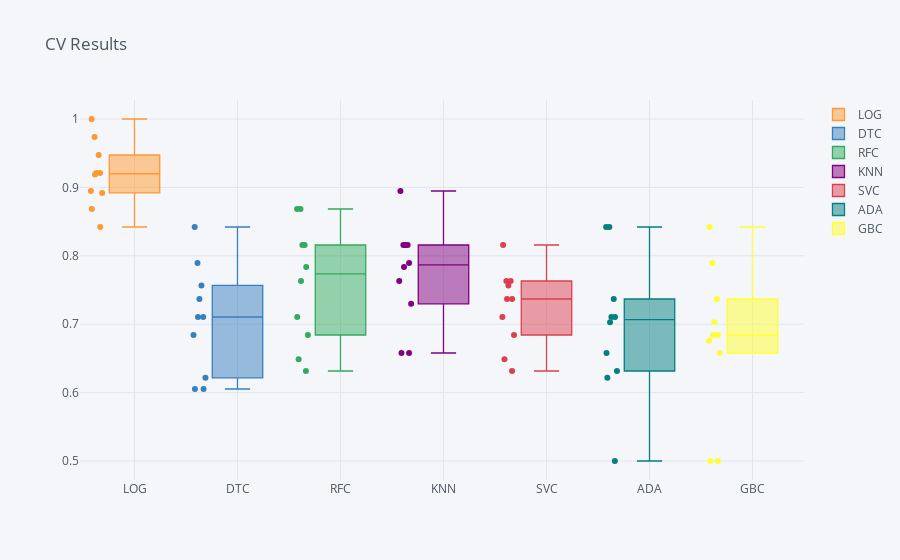
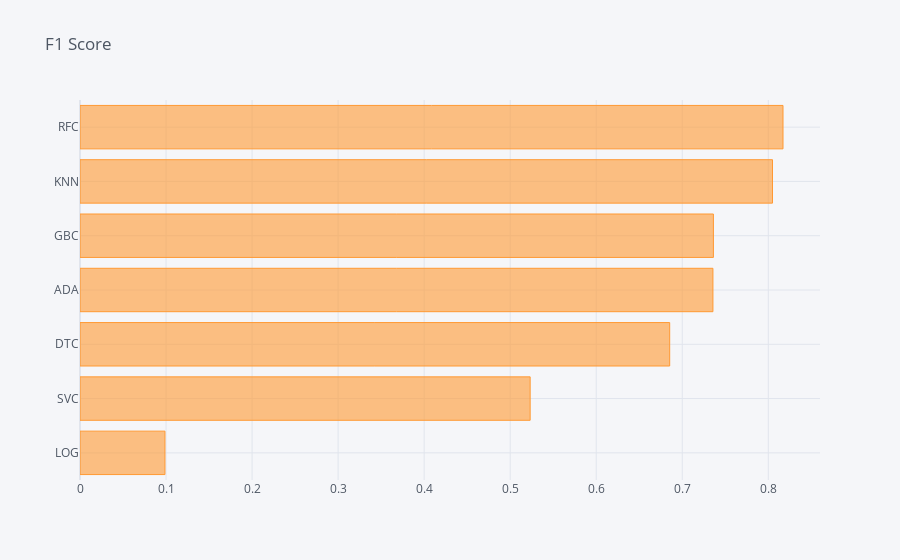
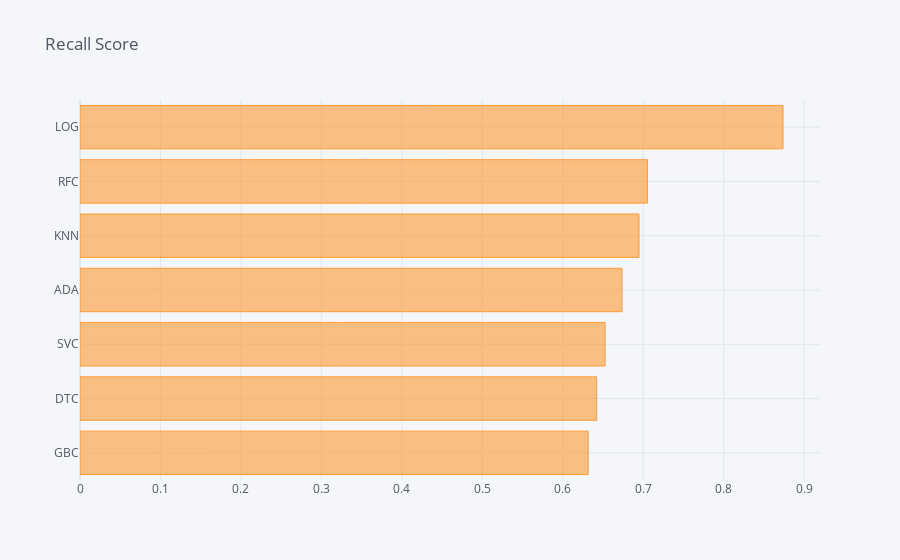
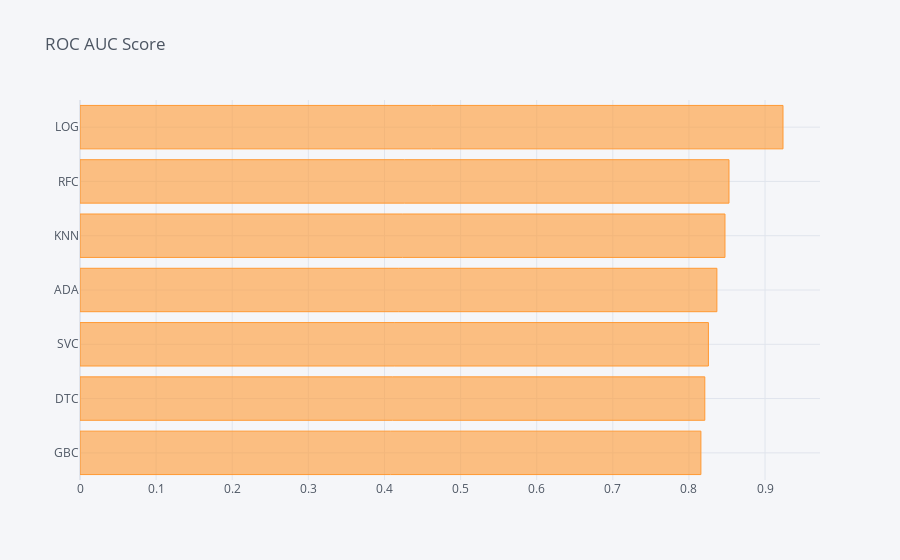

The code cell stored with these charts, in order, in its notebook:
### Markdown cell above
### 3.1.2 Model Selection with Overall Train-Test Scores

### Code cell
transformer = ColumnTransformer([("ohe", OneHotEncoder(drop="if_binary"), X_categorical.columns),
                                 ("scaler", StandardScaler(), X_numerical.columns)], 
                                 remainder="passthrough")


models = []
models.append(("LOG", LogisticRegression(class_weight="balanced", random_state=42)))
models.append(("DTC", DecisionTreeClassifier(class_weight="balanced", random_state=42)))
models.append(("RFC", RandomForestClassifier(class_weight="balanced", random_state=42)))
models.append(("KNN", KNeighborsClassifier()))
models.append(("SVC", SVC(class_weight="balanced", random_state=42)))
models.append(("ADA", AdaBoostClassifier(random_state=42)))
models.append(("GBC", GradientBoostingClassifier(random_state=42)))
# evaluate each model in turn

results = []
names = []
f1_scores = []
recall_scores = []
roc_auc_scores = []


for name, model in models:
    pipe = Pipeline([("transformer", transformer),
                     ("model", model)])
    kfold = StratifiedKFold(n_splits=10, random_state=42, shuffle=True)
    cv_results = cross_val_score(pipe, X_train, y_train, cv=kfold, scoring="recall")
    
    results.append(cv_results)
    names.append(name)
    
    print(f"{name}: {round(cv_results.mean(), 4)}")

    y_pred = pipe.fit(X_train, y_train).predict(X_test)
    
    f1_scores.append(f1_score(y_test, y_pred))
    recall_scores.append(recall_score(y_test, y_pred))
    roc_auc_scores.append(roc_auc_score(y_test, y_pred))
    
    

result_df = pd.DataFrame(results, columns=[i for i in range(1, 11)], index=names).T
result_df.iplot(kind="box", boxpoints="all", title="CV Results")

compare = pd.DataFrame({"F1": f1_scores,
                        "Recall": recall_scores,
                        "ROC AUC": roc_auc_scores
                       }, index=names)

for score in compare.columns:
    compare[score].sort_values().iplot(kind="barh", title=f"{score} Score")
    
compare

### Figure 1 — Plotly figure (JSON) as saved in the notebook; plotly's stock layout.template omitted (floating-point values rounded to 4 significant figures)
{"data": [{"boxpoints": "all", "line": {"width": 1.3}, "marker": {"color": "rgba(255, 153, 51, 1.0)"}, "name": "LOG", "orientation": "v", "type": "box", "y": [0.8919, 0.9189, 0.9474, 0.8684, 0.8947, 0.8421, 0.9211, 0.9737, 0.9211, 1]}, {"boxpoints": "all", "line": {"width": 1.3}, "marker": {"color": "rgba(55, 128, 191, 1.0)"}, "name": "DTC", "orientation": "v", "type": "box", "y": [0.7568, 0.6216, 0.7368, 0.7105, 0.6053, 0.6053, 0.6842, 0.8421, 0.7895, 0.7105]}, {"boxpoints": "all", "line": {"width": 1.3}, "marker": {"color": "rgba(50, 171, 96, 1.0)"}, "name": "RFC", "orientation": "v", "type": "box", "y": [0.7838, 0.6486, 0.7632, 0.8158, 0.6842, 0.6316, 0.7105, 0.8684, 0.8158, 0.8684]}, {"boxpoints": "all", "line": {"width": 1.3}, "marker": {"color": "rgba(128, 0, 128, 1.0)"}, "name": "KNN", "orientation": "v", "type": "box", "y": [0.7838, 0.7297, 0.7895, 0.8158, 0.6579, 0.6579, 0.7632, 0.8947, 0.8158, 0.8158]}, {"boxpoints": "all", "line": {"width": 1.3}, "marker": {"color": "rgba(219, 64, 82, 1.0)"}, "name": "SVC", "orientation": "v", "type": "box", "y": [0.7568, 0.6486, 0.7632, 0.7105, 0.6842, 0.6316, 0.7368, 0.8158, 0.7368, 0.7632]}, {"boxpoints": "all", "line": {"width": 1.3}, "marker": {"color": "rgba(0, 128, 128, 1.0)"}, "name": "ADA", "orientation": "v", "type": "box", "y": [0.7027, 0.6216, 0.6316, 0.7105, 0.5, 0.6579, 0.7368, 0.8421, 0.7105, 0.8421]}, {"boxpoints": "all", "line": {"width": 1.3}, "marker": {"color": "rgba(255, 255, 51, 1.0)"}, "name": "GBC", "orientation": "v", "type": "box", "y": [0.7027, 0.6757, 0.6842, 0.7895, 0.6579, 0.6842, 0.5, 0.8421, 0.5, 0.7368]}], "layout": {"legend": {"bgcolor": "#F5F6F9", "font": {"color": "#4D5663"}}, "paper_bgcolor": "#F5F6F9", "plot_bgcolor": "#F5F6F9", "title": {"font": {"color": "#4D5663"}, "text": "CV Results"}, "xaxis": {"gridcolor": "#E1E5ED", "showgrid": true, "tickfont": {"color": "#4D5663"}, "title": {"font": {"color": "#4D5663"}, "text": ""}, "zerolinecolor": "#E1E5ED"}, "yaxis": {"gridcolor": "#E1E5ED", "showgrid": true, "tickfont": {"color": "#4D5663"}, "title": {"font": {"color": "#4D5663"}, "text": ""}, "zerolinecolor": "#E1E5ED"}}}

### Figure 2 — Plotly figure (JSON) as saved in the notebook; plotly's stock layout.template omitted (floating-point values rounded to 4 significant figures)
{"data": [{"marker": {"color": "rgba(255, 153, 51, 0.6)", "line": {"color": "rgba(255, 153, 51, 1.0)", "width": 1}}, "name": "F1", "orientation": "h", "text": "", "type": "bar", "x": [0.09875, 0.5232, 0.6854, 0.7356, 0.7362, 0.8049, 0.8171], "y": ["LOG", "SVC", "DTC", "ADA", "GBC", "KNN", "RFC"]}], "layout": {"legend": {"bgcolor": "#F5F6F9", "font": {"color": "#4D5663"}}, "paper_bgcolor": "#F5F6F9", "plot_bgcolor": "#F5F6F9", "title": {"font": {"color": "#4D5663"}, "text": "F1 Score"}, "xaxis": {"gridcolor": "#E1E5ED", "showgrid": true, "tickfont": {"color": "#4D5663"}, "title": {"font": {"color": "#4D5663"}, "text": ""}, "zerolinecolor": "#E1E5ED"}, "yaxis": {"gridcolor": "#E1E5ED", "showgrid": true, "tickfont": {"color": "#4D5663"}, "title": {"font": {"color": "#4D5663"}, "text": ""}, "zerolinecolor": "#E1E5ED"}}}

### Figure 3 — Plotly figure (JSON) as saved in the notebook; plotly's stock layout.template omitted (floating-point values rounded to 4 significant figures)
{"data": [{"marker": {"color": "rgba(255, 153, 51, 0.6)", "line": {"color": "rgba(255, 153, 51, 1.0)", "width": 1}}, "name": "Recall", "orientation": "h", "text": "", "type": "bar", "x": [0.6316, 0.6421, 0.6526, 0.6737, 0.6947, 0.7053, 0.8737], "y": ["GBC", "DTC", "SVC", "ADA", "KNN", "RFC", "LOG"]}], "layout": {"legend": {"bgcolor": "#F5F6F9", "font": {"color": "#4D5663"}}, "paper_bgcolor": "#F5F6F9", "plot_bgcolor": "#F5F6F9", "title": {"font": {"color": "#4D5663"}, "text": "Recall Score"}, "xaxis": {"gridcolor": "#E1E5ED", "showgrid": true, "tickfont": {"color": "#4D5663"}, "title": {"font": {"color": "#4D5663"}, "text": ""}, "zerolinecolor": "#E1E5ED"}, "yaxis": {"gridcolor": "#E1E5ED", "showgrid": true, "tickfont": {"color": "#4D5663"}, "title": {"font": {"color": "#4D5663"}, "text": ""}, "zerolinecolor": "#E1E5ED"}}}

### Figure 4 — Plotly figure (JSON) as saved in the notebook; plotly's stock layout.template omitted (floating-point values rounded to 4 significant figures)
{"data": [{"marker": {"color": "rgba(255, 153, 51, 0.6)", "line": {"color": "rgba(255, 153, 51, 1.0)", "width": 1}}, "name": "ROC AUC", "orientation": "h", "text": "", "type": "bar", "x": [0.8157, 0.8209, 0.8256, 0.8367, 0.8473, 0.8526, 0.9236], "y": ["GBC", "DTC", "SVC", "ADA", "KNN", "RFC", "LOG"]}], "layout": {"legend": {"bgcolor": "#F5F6F9", "font": {"color": "#4D5663"}}, "paper_bgcolor": "#F5F6F9", "plot_bgcolor": "#F5F6F9", "title": {"font": {"color": "#4D5663"}, "text": "ROC AUC Score"}, "xaxis": {"gridcolor": "#E1E5ED", "showgrid": true, "tickfont": {"color": "#4D5663"}, "title": {"font": {"color": "#4D5663"}, "text": ""}, "zerolinecolor": "#E1E5ED"}, "yaxis": {"gridcolor": "#E1E5ED", "showgrid": true, "tickfont": {"color": "#4D5663"}, "title": {"font": {"color": "#4D5663"}, "text": ""}, "zerolinecolor": "#E1E5ED"}}}
